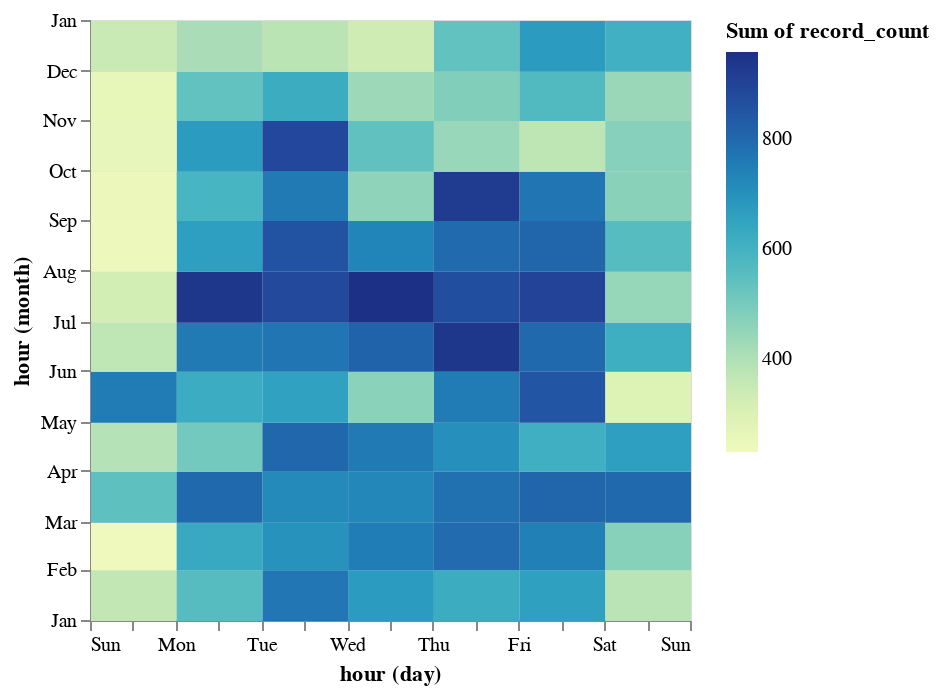

Notebook cell for this chart:
### Code cell
alt.Chart(datos).mark_rect().encode(
    x = alt.X('day(hour)'),
    y = alt.Y('month(hour)'),
    color = alt.Color('sum(record_count)')
)

### Figure 1 — Vega-Lite specification as saved in the notebook (floating-point values rounded to 4 significant figures; data arrays with more than 128 entries replaced by an {"elided": "..."} marker saying what was removed)
{"config": {"view": {"continuousWidth": 300, "continuousHeight": 300}}, "data": {"name": "data-542d8126c2307f7c091cd3257c1c14f2"}, "mark": {"type": "rect"}, "encoding": {"color": {"aggregate": "sum", "field": "record_count", "type": "quantitative"}, "x": {"field": "hour", "timeUnit": "day", "type": "temporal"}, "y": {"field": "hour", "timeUnit": "month", "type": "temporal"}}, "$schema": "https://vega.github.io/schema/vega-lite/v5.17.0.json", "datasets": {"data-542d8126c2307f7c091cd3257c1c14f2": {"elided": "8285 records"}}}
